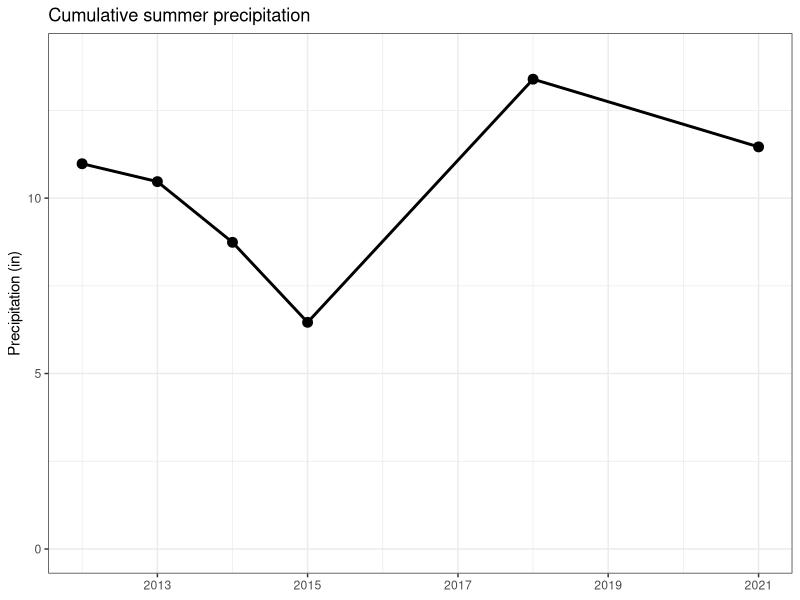
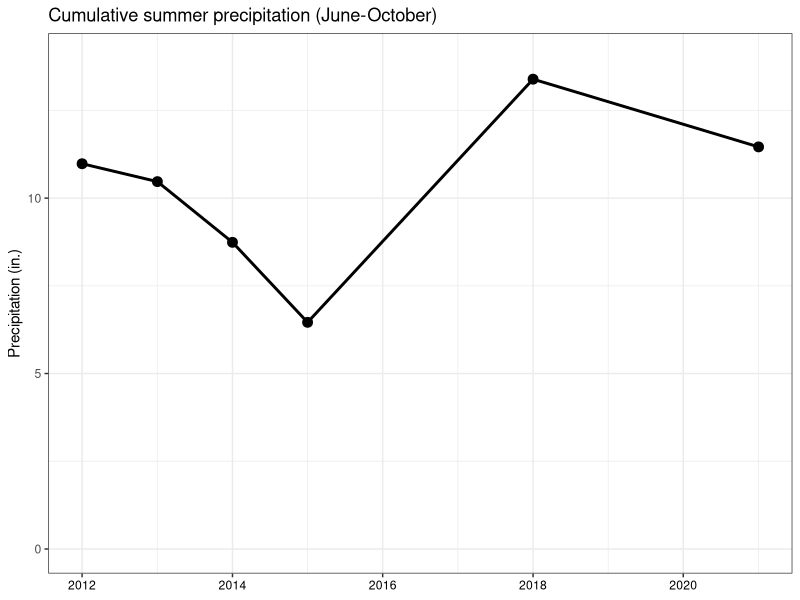

Recreate these plots in R, in order.
# Purpose: Graph precipitation data from Pima County ALERT system, sensor #6380,
#   sourced from https://webcms.pima.gov/government/flood_control/services/precipitation_and_streamflow_data/.
# Created: 2023-02-02
# Last updated: 2023-07-14

library(tidyverse)
library(plotrix)

# Load data ---------------------------------------------------------------

precip <- read.table("data/PimaCounty_precip/PimaCounty_precip_2012-2021.txt",
                     sep = "\t", header = TRUE)


# Data wrangling ----------------------------------------------------------

precip$year.xaxis <- as.Date(precip$year.xaxis)

precip.sample <- precip |> 
  filter(!str_detect(year.xaxis, c("2020|2016|2017|2019")))


# Graph -------------------------------------------------------------------

# Every year
tiff("figures/2023-07_draft-figures/Precipitation-line-graph.tiff", width = 6, height = 4, units = "in", res = 150)
ggplot(precip, aes(x = year.xaxis, y = Precip_cum)) +
  geom_line(linewidth = 1) +
  geom_point(size = 3) +
  xlab(NULL) +
  ylab("Precipitation (in.)") +
  ggtitle("Cumulative summer precipitation (June-October)") +
  theme_bw() +
  scale_y_continuous(limits = c(0, 14)) +
  theme(axis.text.x = element_text(color = "black"))
dev.off()

# Sampled years only
ggplot(precip.sample, aes(x = year.xaxis, y = Precip_cum)) +
  geom_line(linewidth = 1) +
  geom_point(size = 3) +
  scale_x_date(date_breaks = "2 years", date_labels = "%Y") +
  xlab(NULL) +
  ylab("Precipitation (in)") +
  ggtitle("Cumulative summer precipitation") +
  theme_bw() +
  scale_y_continuous(limits = c(0, 14))
